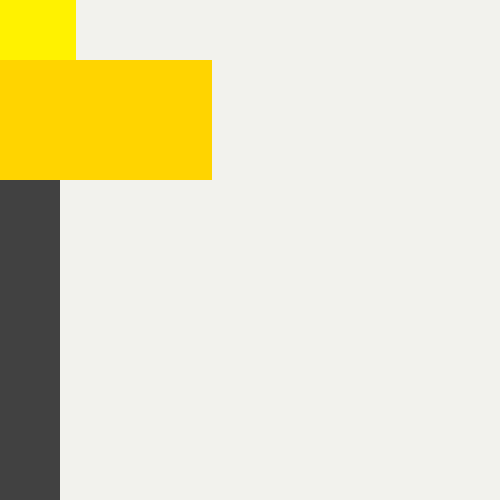
Frame 1 (no input)
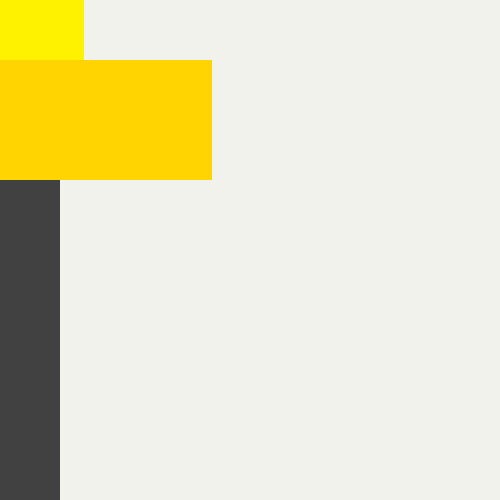
Frame 60 (the mouse pressed at the canvas centre just before this capture)
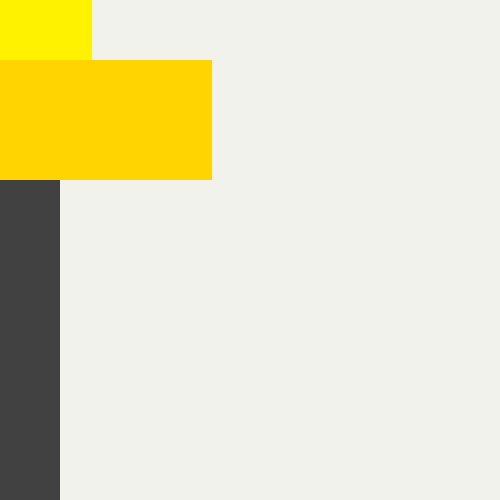
Frame 120 (the mouse held since frame 60 and released just before this capture)

The Processing sketch that drew these frames (run headless with seeded random() and noise(); from frame 60 on, the mouse is pressed at the canvas centre):

// Processing sketch: processing_122582
// ── processing_122582.pde

float counter =0;
void setup()
{
  size(500,500);
  colorMode(HSB,360,100,100);

}

void draw()
{
  background(60,2,95);
  {
  float sec= map(second(), 0,60,20,width); 
  fill(57,100,100);
  noStroke();
  rect(0,0,sec,60);
  
  float min= map(minute(), 0,60, 20,width); 
  fill(50,100,100);
  noStroke();
  rect(0,60,min,120);

  
  float h= map(hour(), 0,24, 20,width);
  
  counter= map(hour(), 0,24, 0, PI);
  // bei PI est es wieder bei 0 (360°)
 
  float c= map(sin(counter), 0,1, 0,100);
  fill (200,0,c);
  noStroke();
  rect(0,180,h,360);
  println();
  }  

 }
